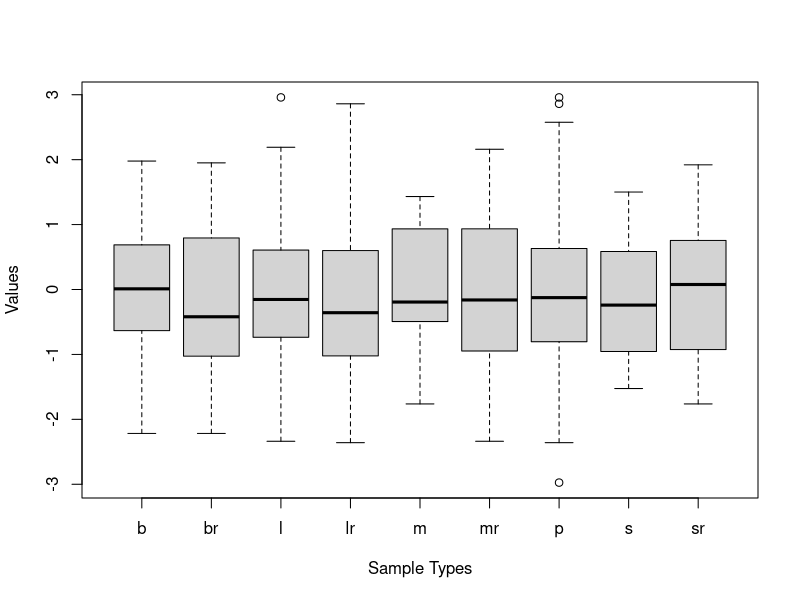
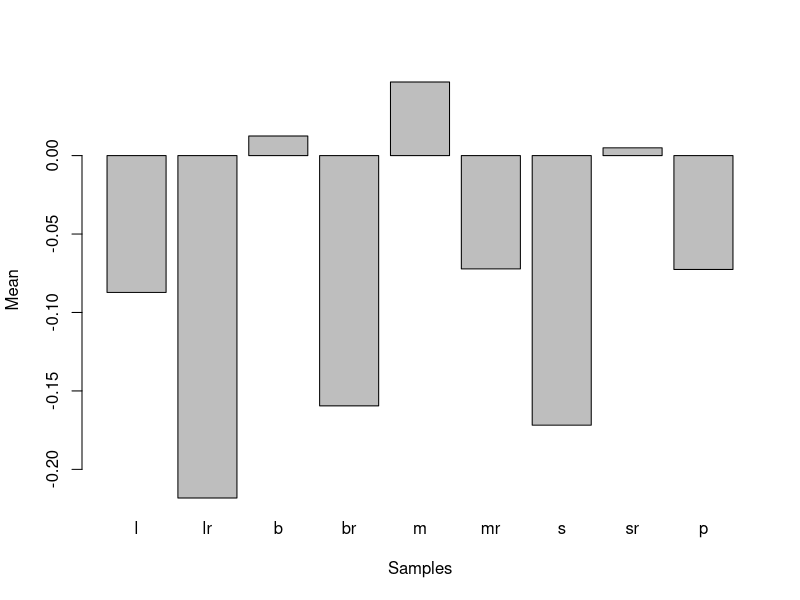
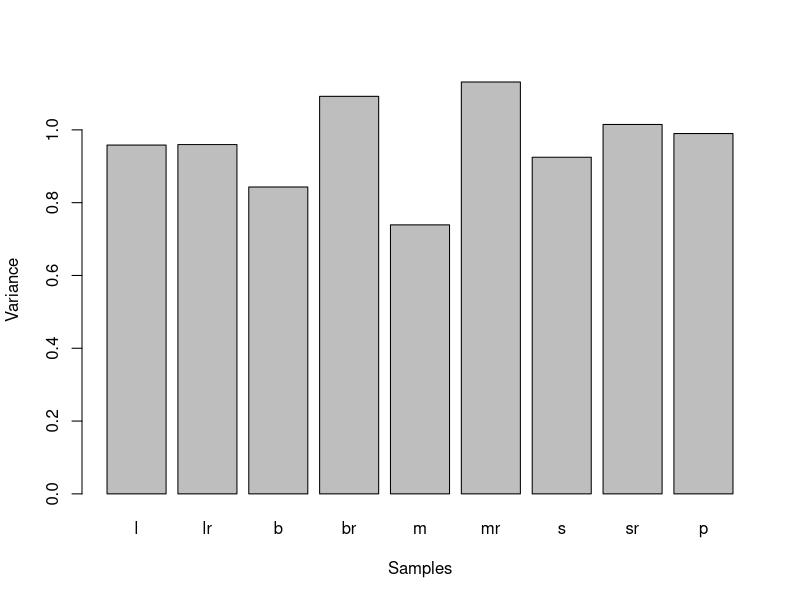

R code for these plots, in order:
# -----------------------------------------------------
# generating new normal population
# -----------------------------------------------------
population <- rnorm(500)

large_sample <- sample(population, 200, replace = FALSE)
large_sample_replace <- sample(population, 200, replace = TRUE)

big_sample <- sample(population, 60, replace = FALSE)
big_sample_replace <- sample(population, 60, replace = TRUE)

medium_sample <- sample(population, 30, replace = FALSE)
medium_sample_replace <- sample(population, 30, replace = TRUE)

small_sample <- sample(population, 20, replace = FALSE)
small_sample_replace <- sample(population, 20, replace = TRUE)

# -----------------------------------------------------
# calculating Dispersion and Central Tendency measures
# -----------------------------------------------------
large_sample_mean <- mean(large_sample)
large_sample_replace_mean <- mean(large_sample_replace)

big_sample_mean <- mean(big_sample)
big_sample_replace_mean <- mean(big_sample_replace)

medium_sample_mean <- mean(medium_sample)
medium_sample_replace_mean <- mean(medium_sample_replace)

small_sample_mean <- mean(small_sample)
small_sample_replace_mean <- mean(small_sample_replace)

population_mean <- mean(population)

large_sample_median <- median(large_sample)
large_sample_replace_median <- median(large_sample_replace)

big_sample_median <- median(big_sample)
big_sample_replace_median <- median(big_sample_replace)

medium_sample_median <- median(medium_sample)
medium_sample_replace_median <- median(medium_sample_replace)

small_sample_median <- median(small_sample)
small_sample_replace_median <- median(small_sample_replace)

population_median <- median(population)


large_sample_var <- var(large_sample)
large_sample_replace_var <- var(large_sample_replace)

big_sample_var <- var(big_sample)
big_sample_replace_var <- var(big_sample_replace)

medium_sample_var <- var(medium_sample)
medium_sample_replace_var <- var(medium_sample_replace)

small_sample_var <- var(small_sample)
small_sample_replace_var <- var(small_sample_replace)

population_var <- var(population)

large_sample_sd <- sd(large_sample)
large_sample_replace_sd <- sd(large_sample_replace)

big_sample_sd <- sd(big_sample)
big_sample_replace_sd <- sd(big_sample_replace)

medium_sample_sd <- sd(medium_sample)
medium_sample_replace_sd <- sd(medium_sample_replace)

small_sample_sd <- sd(small_sample)
small_sample_replace_sd <- sd(small_sample_replace)

population_sd <- sd(population)

# -----------------------------------------------------
# show differences in measures betwenn pop. and samples
# -----------------------------------------------------
get_diff <- function(word, sample_val, population_val) {
    dif <- abs(population_val - sample_val)
    output <- paste("The",
                    word,
                    "differs from the population in",
                    format(dif, digits = 3)
    )
    print(output)
}

print("For large sample (n = 200) without replacement")
get_diff("mean", large_sample_mean, population_mean)
get_diff("median", large_sample_median, population_median)
get_diff("variance", large_sample_var, population_var)
get_diff("standard deviation", large_sample_sd, population_sd)

print("")
print("For large sample (n = 200) with replacement")
get_diff("mean", large_sample_replace_mean, population_mean)
get_diff("median", large_sample_replace_median, population_median)
get_diff("variance", large_sample_replace_var, population_var)
get_diff("standard deviation", large_sample_replace_sd, population_sd)

print("")
print("For big sample (n = 60) without replacement")
get_diff("mean", big_sample_mean, population_mean)
get_diff("median", big_sample_median, population_median)
get_diff("variance", big_sample_var, population_var)
get_diff("standard deviation", big_sample_sd, population_sd)

print("")
print("For big sample (n = 60) with replacement")
get_diff("mean", big_sample_replace_mean, population_mean)
get_diff("median", big_sample_replace_median, population_median)
get_diff("variance", big_sample_replace_var, population_var)
get_diff("standard deviation", big_sample_replace_sd, population_sd)

print("")
print("For medium sample (n = 30) without replacement")
get_diff("mean", medium_sample_mean, population_mean)
get_diff("median", medium_sample_median, population_median)
get_diff("variance", medium_sample_var, population_var)
get_diff("standard deviation", medium_sample_sd, population_sd)

print("")
print("For medium sample (n = 30) with replacement")
get_diff("mean", medium_sample_replace_mean, population_mean)
get_diff("median", medium_sample_replace_median, population_median)
get_diff("variance", medium_sample_replace_var, population_var)
get_diff("standard deviation", medium_sample_replace_sd, population_sd)

print("")
print("For small sample (n = 20) without replacement")
get_diff("mean", small_sample_mean, population_mean)
get_diff("median", small_sample_median, population_median)
get_diff("variance", small_sample_var, population_var)
get_diff("standard deviation", small_sample_sd, population_sd)

print("")
print("For small sample (n = 20) with replacement")
get_diff("mean", small_sample_replace_mean, population_mean)
get_diff("median", small_sample_replace_median, population_median)
get_diff("variance", small_sample_replace_var, population_var)
get_diff("standard deviation", small_sample_replace_sd, population_sd)

# -----------------------------------------------------
# box plot samples
# -----------------------------------------------------
values <- c(large_sample, large_sample_replace,
            big_sample, big_sample_replace,
            population,
            medium_sample, medium_sample_replace,
            small_sample, small_sample_replace)
sample_type <- c()
for (i in seq_len(length(large_sample))) {
    sample_type  <- append(sample_type, "l")
}
for (i in seq_len(length(large_sample_replace))) {
    sample_type  <- append(sample_type, "lr")
}
for (i in seq_len(length(big_sample))) {
    sample_type  <- append(sample_type, "b")
}
for (i in seq_len(length(big_sample_replace))) {
    sample_type  <- append(sample_type, "br")
}
for (i in seq_len(length(population))) {
    sample_type  <- append(sample_type, "p")
}
for (i in seq_len(length(medium_sample))) {
    sample_type  <- append(sample_type, "m")
}
for (i in seq_len(length(medium_sample_replace))) {
    sample_type  <- append(sample_type, "mr")
}
for (i in seq_len(length(small_sample))) {
    sample_type  <- append(sample_type, "s")
}
for (i in seq_len(length(small_sample_replace))) {
    sample_type  <- append(sample_type, "sr")
}

boxplot(values~sample_type,
        data = data.frame(values, sample_type),
        xlab = "Sample Types",
        ylab = "Values"
)


# -----------------------------------------------------
# bar plot mean
# -----------------------------------------------------
barplot(c(large_sample_mean,
          large_sample_replace_mean,
          big_sample_mean,
          big_sample_replace_mean,
          medium_sample_mean,
          medium_sample_replace_mean,
          small_sample_mean,
          small_sample_replace_mean,
          population_mean),
        names.arg = c("l",
                      "lr",
                      "b",
                      "br",
                      "m",
                      "mr",
                      "s",
                      "sr",
                      "p"
        ),
        xlab = "Samples",
        ylab = "Mean"
)
# -----------------------------------------------------
# bar plot variance
# -----------------------------------------------------
barplot(c(large_sample_var,
          large_sample_replace_var,
          big_sample_var,
          big_sample_replace_var,
          medium_sample_var,
          medium_sample_replace_var,
          small_sample_var,
          small_sample_replace_var,
          population_var),
        names.arg = c("l",
                      "lr",
                      "b",
                      "br",
                      "m",
                      "mr",
                      "s",
                      "sr",
                      "p"
        ),
        xlab = "Samples",
        ylab = "Variance"
)
# -----------------------------------------------------
# define confidence intervals functions
# -----------------------------------------------------
print_mean  <- function(interval, population_mean, alpha) {
    res  <- paste(
                  "With confidence level", 1 - alpha,
                  "population mean is in between (",
                  format(interval[1], digits = 3), ",",
                  format(interval[2], digits = 3), ")",
                  "which is",
                  interval[1] < population_mean | interval[2] > population_mean
    )
    print(res)
}

print_var  <-  function(interval, population_var, alpha) {
    res  <- paste(
                  "With confidence level", 1 - alpha,
                  "population variance is in between (",
                  format(interval[1], digits = 3), ",",
                  format(interval[2], digits = 3), ")",
                  "which is",
                  interval[1] < population_var | interval[2] > population_var
    )
    print(res)

}

get_mean_conf_interval  <-  function(data, population_mean, alpha = 0.05) {
    x <- mean(data)
    s <- sd(data)
    error <- qnorm(1 - alpha / 2) * s / sqrt(length(data))

    interval <- c(x - error, x  + error)
    print_mean(interval, population_mean, alpha)
}

get_variance_conf_interval  <- function(data, population_var, alpha = 0.05) {
    s2 <- var(data)
    n <- length(data)
    error_left  <- qchisq(1 - alpha / 2, df = n - 1)
    error_right  <- qchisq(alpha / 2, df = n - 1)
    num  <-  (n - 1) * s2

    interval <- c(num / error_left, num / error_right)
    print_var(interval, population_var, alpha)
}

get_small_mean_conf_interval  <-
    function(data, population_mean, alpha = 0.05) {
        x <- mean(data)
        s <- sd(data)
        n <- length(data)
        error <- qt(1 - alpha / 2, n - 1) * s / sqrt(n)

        interval <- c(x - error, x  + error)
        print_mean(interval, population_mean, alpha)
    }
# -----------------------------------------------------
# calculate confidence intervals
# -----------------------------------------------------

# -----------------------------------------------------
# show samples mean confidence interval
# -----------------------------------------------------
alpha  <- 0.05
print("Large sample (n = 200) without replacement")
get_mean_conf_interval(large_sample, population_mean, alpha)
print("Large sample (n = 200) with replacement")
get_mean_conf_interval(large_sample_replace, population_mean, alpha)

print("")
print("Big sample (n = 60) without replacement")
get_mean_conf_interval(big_sample, population_mean, alpha)
print("Big sample (n = 60) with replacement")
get_mean_conf_interval(big_sample_replace, population_mean, alpha)

print("")
print("Medium sample (n = 30) without replacement")
get_small_mean_conf_interval(medium_sample, population_mean, alpha)
print("Medium sample (n = 30) with replacement")
get_small_mean_conf_interval(medium_sample_replace, population_mean, alpha)

print("")
print("Small sample (n = 20) without replacement")
get_small_mean_conf_interval(small_sample, population_mean, alpha)
print("Small sample (n = 20) with replacement")
get_small_mean_conf_interval(small_sample_replace, population_mean, alpha)

# -----------------------------------------------------
# show samples variance confidence interval
# -----------------------------------------------------
print("Large sample (n = 200) without replacement")
get_variance_conf_interval(large_sample, population_mean, alpha)
print("Large sample (n = 200) with replacement")
get_variance_conf_interval(large_sample_replace, population_mean, alpha)

print("")
print("Big sample (n = 60) without replacement")
get_variance_conf_interval(big_sample, population_mean, alpha)
print("Big sample (n = 60) with replacement")
get_variance_conf_interval(big_sample_replace, population_mean, alpha)

print("")
print("Medium sample (n = 30) without replacement")
get_variance_conf_interval(medium_sample, population_mean, alpha)
print("Medium sample (n = 30) with replacement")
get_variance_conf_interval(medium_sample_replace, population_mean, alpha)

print("")
print("Small sample (n = 20) without replacement")
get_variance_conf_interval(small_sample, population_mean, alpha)
print("Small sample (n = 20) with replacement")
get_variance_conf_interval(small_sample_replace, population_mean, alpha)


